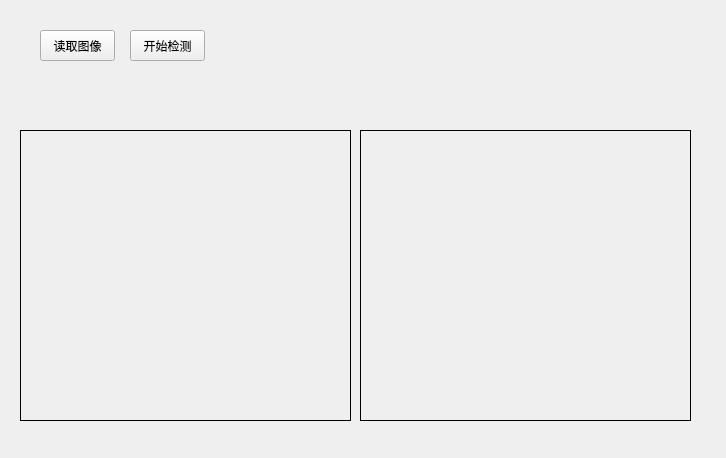
<?xml version="1.0" encoding="UTF-8"?>
<ui version="4.0">
 <class>FormCheckScratchClass</class>
 <widget class="QWidget" name="FormCheckScratchClass">
  <property name="geometry">
   <rect>
    <x>0</x>
    <y>0</y>
    <width>726</width>
    <height>458</height>
   </rect>
  </property>
  <property name="windowTitle">
   <string>划痕检测</string>
  </property>
  <widget class="QPushButton" name="btnReadImage">
   <property name="geometry">
    <rect>
     <x>40</x>
     <y>30</y>
     <width>75</width>
     <height>31</height>
    </rect>
   </property>
   <property name="text">
    <string>读取图像</string>
   </property>
  </widget>
  <widget class="QPushButton" name="btnCheck">
   <property name="geometry">
    <rect>
     <x>130</x>
     <y>30</y>
     <width>75</width>
     <height>31</height>
    </rect>
   </property>
   <property name="text">
    <string>开始检测</string>
   </property>
  </widget>
  <widget class="QLabel" name="labelPicIn">
   <property name="geometry">
    <rect>
     <x>20</x>
     <y>130</y>
     <width>331</width>
     <height>291</height>
    </rect>
   </property>
   <property name="frameShape">
    <enum>QFrame::Box</enum>
   </property>
   <property name="text">
    <string/>
   </property>
  </widget>
  <widget class="QLabel" name="labelPicIn_2">
   <property name="geometry">
    <rect>
     <x>360</x>
     <y>130</y>
     <width>331</width>
     <height>291</height>
    </rect>
   </property>
   <property name="frameShape">
    <enum>QFrame::Box</enum>
   </property>
   <property name="text">
    <string/>
   </property>
  </widget>
 </widget>
 <resources/>
 <connections>
  <connection>
   <sender>btnReadImage</sender>
   <signal>clicked()</signal>
   <receiver>FormCheckScratchClass</receiver>
   <slot>btnReadImageClick()</slot>
   <hints>
    <hint type="sourcelabel">
     <x>69</x>
     <y>48</y>
    </hint>
    <hint type="destinationlabel">
     <x>74</x>
     <y>86</y>
    </hint>
   </hints>
  </connection>
  <connection>
   <sender>btnCheck</sender>
   <signal>clicked()</signal>
   <receiver>FormCheckScratchClass</receiver>
   <slot>btnCheckClick()</slot>
   <hints>
    <hint type="sourcelabel">
     <x>181</x>
     <y>53</y>
    </hint>
    <hint type="destinationlabel">
     <x>182</x>
     <y>95</y>
    </hint>
   </hints>
  </connection>
 </connections>
 <slots>
  <slot>btnReadImageClick()</slot>
  <slot>btnCheckClick()</slot>
 </slots>
</ui>
